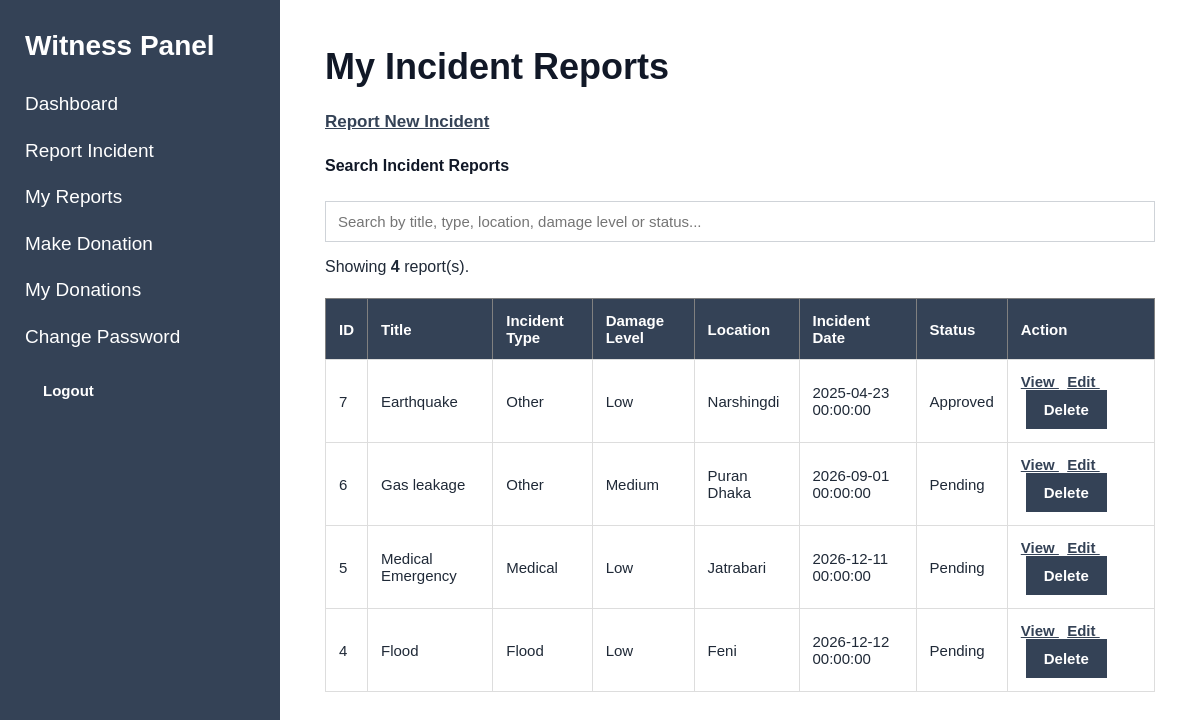
The page /index.php?page=witness-reports (signed in) on the database its author committed.
### tables this page shows
CREATE TABLE `witness_reports` (
  `id` int(11) NOT NULL,
  `witness_id` int(11) NOT NULL,
  `title` varchar(150) NOT NULL,
  `description` text NOT NULL,
  `damage_level` varchar(20) NOT NULL DEFAULT 'low',
  `incident_type` varchar(50) NOT NULL,
  `location` varchar(255) NOT NULL,
  `incident_date` datetime NOT NULL,
  `evidence_file` varchar(255) DEFAULT NULL,
  `status` varchar(30) NOT NULL DEFAULT 'pending',
  `created_at` timestamp NOT NULL DEFAULT current_timestamp(),
  `updated_at` timestamp NOT NULL DEFAULT current_timestamp() ON UPDATE current_timestamp()
);

### models/WitnessModel.php (called while the page is built, shortened)
<?php
function getWitnessReports(
    $conn,
    $witness_id
) {
    $sql = "SELECT *
            FROM witness_reports
            WHERE witness_id = ?
            ORDER BY id DESC";
    $stmt = mysqli_prepare(
        $conn,
        $sql
    );
    mysqli_stmt_bind_param(
        $stmt,
        "i",
        $witness_id
    );
    mysqli_stmt_execute($stmt);
    $result =
        mysqli_stmt_get_result($stmt);
    $reports = [];
    while (
        $row =
        mysqli_fetch_assoc($result)
    ) {
        $reports[] = $row;
    }
    return $reports;
}

### views/witness/reports.php (the view, shortened to what this page needs)
<?php require_once "views/partials/header.php"; ?>
<?php require_once "views/partials/sidebar.php"; ?>
<div class="content">
    <h1>My Incident Reports</h1>
    <p>
        <a href="index.php?page=witness-report-create">
            Report New Incident
        </a>
    </p>
    <div class="witness-report-search">
        <label for="witnessReportSearch">
            Search Incident Reports
        </label>
        <br>
        <input
            type="text"
            id="witnessReportSearch"
            placeholder="Search by title, type, location, damage level or status..."
            autocomplete="off"
        >
        <p id="witnessSearchStatus">
            <?php
            $initialCount = is_array($reports)
                ? count($reports)
                : 0;
            ?>
            Showing
            <strong id="witnessSearchCount">
                <?php echo $initialCount; ?>
            </strong>
            report(s).
        </p>
    </div>
    <table
        border="1"
        cellpadding="10"
        id="witnessReportTable"
    >
        <thead>
            <tr>
                <th>ID</th>
                <th>Title</th>
                <th>Incident Type</th>
                <th>Damage Level</th>
                <th>Location</th>
                <th>Incident Date</th>
                <th>Status</th>
                <th>Action</th>
            </tr>
        </thead>
        <tbody id="witnessReportTableBody">
            <?php if (empty($reports)): ?>
                <tr id="witnessNoReportsRow">
                    <td colspan="8">
                        You have not submitted any incident reports yet.
                    </td>
                </tr>
            <?php else: ?>
                <?php foreach ($reports as $report): ?>
                    <tr>
                        <td>
                            <?php
                            echo (int)$report['id'];
                            ?>
                        </td>
                        <td>
                            <?php
                            echo htmlspecialchars(
                                $report['title'] ?? '',
                                ENT_QUOTES,
                                'UTF-8'
                            );
                            ?>
                        </td>
                        <td>
                            <?php
                            echo htmlspecialchars(
                                ucfirst(
                                    $report['incident_type'] ?? ''
                                ),
                                ENT_QUOTES,
                                'UTF-8'
                            );
                            ?>
                        </td>
                        <td>
                            <?php
                            echo htmlspecialchars(
                                ucfirst(
                                    $report['damage_level']
                                    ?? 'Not specified'
                                ),
                                ENT_QUOTES,
                                'UTF-8'
                            );
                            ?>
                        </td>
                        <td>
                            <?php
                            echo htmlspecialchars(
                                $report['location'] ?? '',
                                ENT_QUOTES,
                                'UTF-8'
                            );
                            ?>
                        </td>
                        <td>
                            <?php
                            echo htmlspecialchars(
                                $report['incident_date'] ?? '',
                                ENT_QUOTES,
                                'UTF-8'
                            );
                            ?>
                        </td>
                        <td>
                            <?php
                            echo htmlspecialchars(
                                ucfirst(
                                    $report['status']
                                    ?? 'pending'
                                ),
                                ENT_QUOTES,
                                'UTF-8'
                            );
                            ?>
                        </td>
                        <td>
                            <a
                                href="index.php?page=witness-report-view&id=<?php echo (int)$report['id']; ?>"
                            >
                                View
                            </a>
                            <a
                                href="index.php?page=witness-report-edit&id=<?php echo (int)$report['id']; ?>"
                            >
                                Edit
                            </a>
                            <form
                                method="POST"
                                action="index.php?page=witness-report-delete"
                                class="witness-delete-form"
                                style="display:inline;"
                                onsubmit="return confirm('Are you sure you want to delete this report?');"
                            >
                                <button type="submit">
                                    Delete
                                </button>
                            </form>
                        </td>
                    </tr>
                <?php endforeach; ?>
            <?php endif; ?>
        </tbody>
    </table>
</div>
<?php require_once "views/partials/footer.php"; ?>

### assets/css/style.css (style rules this page uses)
* { box-sizing: border-box; }
body { margin: 0; font-family: Arial, Helvetica, sans-serif; background: #f5f6f8; color: #1f2937; }
.content { margin-left: 280px; padding: 45px; min-height: 100vh; background: white; }
.content h1 { margin-top: 0; margin-bottom: 20px; font-size: 36px; line-height: 1.2; color: #111827; }
.content>p { font-size: 17px; line-height: 1.6; margin-bottom: 22px; }
.content a { color: #344256; font-weight: 600; text-decoration: underline; }
label { display: block; margin-bottom: 8px; font-size: 16px; font-weight: bold; color: #111827; }
input, textarea, select { width: 100%; padding: 11px 12px; border: 1px solid #cfd3d8; background: white; font-family: Arial, Helvetica, sans-serif; font-size: 15px; outline: none; }
button { background: #344256; color: white; border: none; padding: 11px 18px; font-family: Arial, Helvetica, sans-serif; font-size: 15px; font-weight: 600; cursor: pointer; }
table { width: 100%; border-collapse: collapse; margin-top: 22px; background: white; }
th { background: #344256; color: white; padding: 13px; text-align: left; font-size: 15px; }
td { padding: 13px; border: 1px solid #dddddd; font-size: 15px; }
table form { border: none; padding: 0; margin: 0; max-width: none; }
table form button { margin-left: 5px; }

### rows shown on the page
witness_reports: id "7", title "Earthquake", incident_type "Other", damage_level "Low", location "Narshingdi", incident_date "2025-04-23 00:00:00", status "Approved"
witness_reports: id "6", title "Gas leakage", incident_type "Other", damage_level "Medium", location "Puran Dhaka", incident_date "2026-09-01 00:00:00", status "Pending"
witness_reports: id "5", title "Medical Emergency", incident_type "Medical", damage_level "Low", location "Jatrabari", incident_date "2026-12-11 00:00:00", status "Pending"
witness_reports: id "4", title "Flood", incident_type "Flood", damage_level "Low", location "Feni", incident_date "2026-12-12 00:00:00", status "Pending"

### other values the page prints
$initialCount "4"
